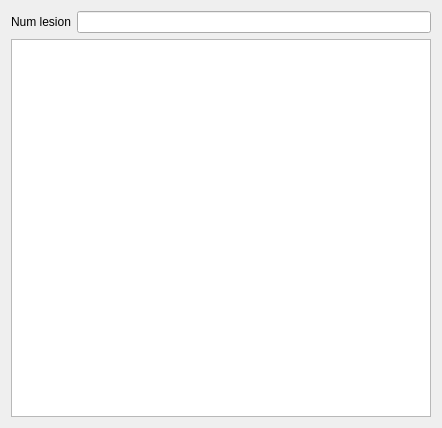
<?xml version="1.0" encoding="UTF-8"?>
<ui version="4.0">
 <class>Tracker</class>
 <widget class="QWidget" name="Tracker">
  <property name="geometry">
   <rect>
    <x>0</x>
    <y>0</y>
    <width>442</width>
    <height>428</height>
   </rect>
  </property>
  <property name="windowTitle">
   <string>Form</string>
  </property>
  <layout class="QVBoxLayout" name="trackLayout">
   <item>
    <layout class="QHBoxLayout" name="horizontalLayout_2">
     <item>
      <widget class="QLabel" name="label_2">
       <property name="text">
        <string>Num lesion</string>
       </property>
      </widget>
     </item>
     <item>
      <widget class="QLineEdit" name="trackResult"/>
     </item>
    </layout>
   </item>
   <item>
    <widget class="QListWidget" name="listWidget"/>
   </item>
  </layout>
 </widget>
 <resources/>
 <connections/>
</ui>
